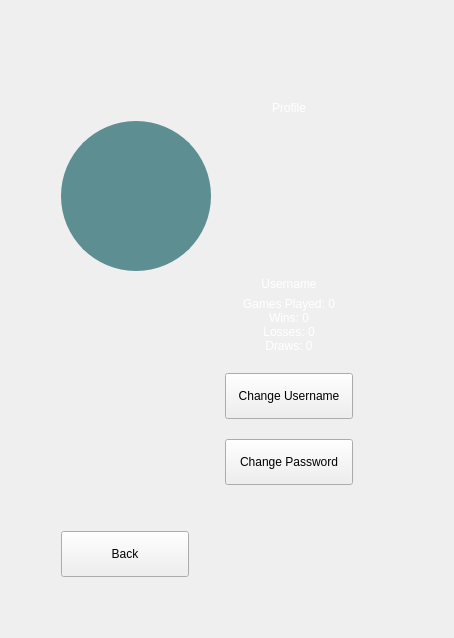
      <widget class="QWidget" name="profile">
       <layout class="QGridLayout" name="gridLayout">
        <item row="0" column="0">
         <layout class="QGridLayout" name="gridLayout_profile">
          <property name="leftMargin">
           <number>50</number>
          </property>
          <property name="topMargin">
           <number>50</number>
          </property>
          <property name="rightMargin">
           <number>50</number>
          </property>
          <property name="bottomMargin">
           <number>50</number>
          </property>
          <item row="3" column="1">
           <widget class="QLabel" name="label_username">
            <property name="styleSheet">
             <string notr="true">color: rgb(255, 255, 255);
font: 700 24pt &quot;Segoe UI&quot;;</string>
            </property>
            <property name="text">
             <string>Username</string>
            </property>
            <property name="alignment">
             <set>Qt::AlignmentFlag::AlignHCenter</set>
            </property>
           </widget>
          </item>
          <item row="8" column="1">
           <spacer name="verticalSpacer_profile_bottom">
            <property name="orientation">
             <enum>Qt::Orientation::Vertical</enum>
            </property>
            <property name="sizeHint" stdset="0">
             <size>
              <width>20</width>
              <height>40</height>
             </size>
            </property>
           </spacer>
          </item>
          <item row="5" column="1" rowspan="3">
           <layout class="QVBoxLayout" name="verticalLayout_profile">
            <property name="spacing">
             <number>20</number>
            </property>
            <item>
             <widget class="QLabel" name="label_stats">
              <property name="enabled">
               <bool>true</bool>
              </property>
              <property name="sizePolicy">
               <sizepolicy hsizetype="Preferred" vsizetype="MinimumExpanding">
                <horstretch>0</horstretch>
                <verstretch>0</verstretch>
               </sizepolicy>
              </property>
              <property name="minimumSize">
               <size>
                <width>17</width>
                <height>0</height>
               </size>
              </property>
              <property name="acceptDrops">
               <bool>false</bool>
              </property>
              <property name="styleSheet">
               <string notr="true">color: rgb(255, 255, 255);
font: 700 18pt &quot;Segoe UI&quot;;</string>
              </property>
              <property name="text">
               <string>Games Played: 0
Wins: 0
Losses: 0
Draws: 0</string>
              </property>
              <property name="alignment">
               <set>Qt::AlignmentFlag::AlignHCenter</set>
              </property>
             </widget>
            </item>
            <item>
             <widget class="QPushButton" name="pushButton_change_username">
              <property name="minimumSize">
               <size>
                <width>128</width>
                <height>46</height>
               </size>
              </property>
              <property name="text">
               <string>Change Username</string>
              </property>
             </widget>
            </item>
            <item>
             <widget class="QPushButton" name="pushButton_change_password">
              <property name="minimumSize">
               <size>
                <width>128</width>
                <height>46</height>
               </size>
              </property>
              <property name="text">
               <string>Change Password</string>
              </property>
             </widget>
            </item>
           </layout>
          </item>
          <item row="2" column="1">
           <spacer name="verticalSpacer_profile_1">
            <property name="orientation">
             <enum>Qt::Orientation::Vertical</enum>
            </property>
            <property name="sizeType">
             <enum>QSizePolicy::Policy::Maximum</enum>
            </property>
            <property name="sizeHint" stdset="0">
             <size>
              <width>20</width>
              <height>40</height>
             </size>
            </property>
           </spacer>
          </item>
          <item row="5" column="0">
           <spacer name="horizontalSpacer_13">
            <property name="orientation">
             <enum>Qt::Orientation::Horizontal</enum>
            </property>
            <property name="sizeHint" stdset="0">
             <size>
              <width>40</width>
              <height>20</height>
             </size>
            </property>
           </spacer>
          </item>
          <item row="0" column="1">
           <spacer name="verticalSpacer_profile_top">
            <property name="orientation">
             <enum>Qt::Orientation::Vertical</enum>
            </property>
            <property name="sizeHint" stdset="0">
             <size>
              <width>20</width>
              <height>40</height>
             </size>
            </property>
           </spacer>
          </item>
          <item row="2" column="0">
           <widget class="QLabel" name="label_profile_photo">
            <property name="minimumSize">
             <size>
              <width>150</width>
              <height>150</height>
             </size>
            </property>
            <property name="maximumSize">
             <size>
              <width>150</width>
              <height>150</height>
             </size>
            </property>
            <property name="styleSheet">
             <string notr="true">border: 2px solid rgb(92, 142, 146);
background-color: rgb(92, 142, 146);
border-radius: 75px;</string>
            </property>
            <property name="text">
             <string/>
            </property>
           </widget>
          </item>
          <item row="1" column="1" alignment="Qt::AlignmentFlag::AlignHCenter">
           <widget class="QLabel" name="label_profile_title">
            <property name="styleSheet">
             <string notr="true">color: rgb(255, 255, 255);
font: 900 36pt &quot;Segoe UI Black&quot;;</string>
            </property>
            <property name="text">
             <string>Profile</string>
            </property>
           </widget>
          </item>
          <item row="7" column="0">
           <spacer name="horizontalSpacer_11">
            <property name="orientation">
             <enum>Qt::Orientation::Horizontal</enum>
            </property>
            <property name="sizeHint" stdset="0">
             <size>
              <width>30</width>
              <height>20</height>
             </size>
            </property>
           </spacer>
          </item>
          <item row="7" column="2">
           <spacer name="horizontalSpacer_12">
            <property name="orientation">
             <enum>Qt::Orientation::Horizontal</enum>
            </property>
            <property name="sizeHint" stdset="0">
             <size>
              <width>40</width>
              <height>20</height>
             </size>
            </property>
           </spacer>
          </item>
          <item row="10" column="0" rowspan="2">
           <layout class="QHBoxLayout" name="horizontalLayout">
            <item>
             <widget class="QPushButton" name="pushButton_back_profile">
              <property name="minimumSize">
               <size>
                <width>128</width>
                <height>46</height>
               </size>
              </property>
              <property name="text">
               <string>Back</string>
              </property>
             </widget>
            </item>
            <item>
             <spacer name="horizontalSpacer_15">
              <property name="orientation">
               <enum>Qt::Orientation::Horizontal</enum>
              </property>
              <property name="sizeHint" stdset="0">
               <size>
                <width>30</width>
                <height>20</height>
               </size>
              </property>
             </spacer>
            </item>
           </layout>
          </item>
         </layout>
        </item>
       </layout>
      </widget>
